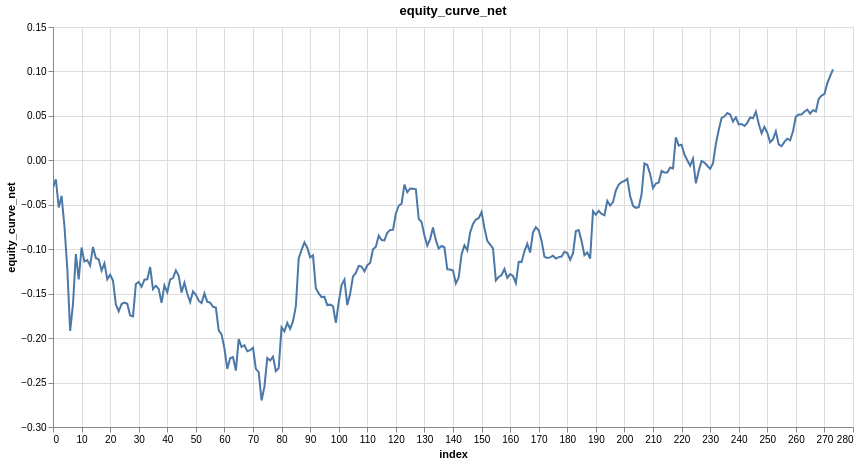

Write notebook code for a chart like this one.
### Code cell
research.plot_column(model_trades, 'equity_curve_net')
# we have stable returns, but unfortunately stable negative returns. transactions fee magnifies our losses and decreases our average win,
# so its really reducing our expected value, if fees were lower maybe we'd be fine but they are high, cause us to lose money despite a >50% win
# rate and positive ev before. this is why we need to factor in transactions fees into our model. Without transaction fees, we'd have an edge
# what this tells us is that we can't trade on a 1 hour basis. With maker fees, you have lower loses but loses nonetheless. 
# Now what we need to do is to look at different time intervals, maybe longer time intervals, like 8 hours or 12 hours

### Figure 1 — Vega specification as saved in the notebook (floating-point values rounded to 4 significant figures; data arrays with more than 128 entries replaced by an {"elided": "..."} marker saying what was removed)
{"$schema": "https://vega.github.io/schema/vega/v6.json", "data": [{"name": "param_1e9efca18e7a2868_store"}, {"name": "source_0", "values": {"elided": "274 records"}}, {"name": "source_0_x_domain_index", "values": [{"min": 0, "max": 273}]}, {"name": "source_0_y_domain_equity_curve_net", "values": [{"min": -0.2701, "max": 0.1023}]}], "signals": [{"name": "unit", "value": {}, "on": [{"events": "pointermove", "update": "isTuple(group()) ? group() : unit"}]}, {"name": "param_1e9efca18e7a2868", "update": "vlSelectionResolve(\"param_1e9efca18e7a2868_store\", \"union\")"}, {"name": "param_1e9efca18e7a2868_index", "on": [{"events": [{"source": "view", "type": "dblclick"}], "update": "null"}, {"events": {"signal": "param_1e9efca18e7a2868_translate_delta"}, "update": "panLinear(param_1e9efca18e7a2868_translate_anchor.extent_x, -param_1e9efca18e7a2868_translate_delta.x / width)"}, {"events": {"signal": "param_1e9efca18e7a2868_zoom_delta"}, "update": "zoomLinear(domain(\"x\"), param_1e9efca18e7a2868_zoom_anchor.x, param_1e9efca18e7a2868_zoom_delta)"}]}, {"name": "param_1e9efca18e7a2868_equity_curve_net", "on": [{"events": [{"source": "view", "type": "dblclick"}], "update": "null"}, {"events": {"signal": "param_1e9efca18e7a2868_translate_delta"}, "update": "panLinear(param_1e9efca18e7a2868_translate_anchor.extent_y, param_1e9efca18e7a2868_translate_delta.y / height)"}, {"events": {"signal": "param_1e9efca18e7a2868_zoom_delta"}, "update": "zoomLinear(domain(\"y\"), param_1e9efca18e7a2868_zoom_anchor.y, param_1e9efca18e7a2868_zoom_delta)"}]}, {"name": "param_1e9efca18e7a2868_tuple", "on": [{"events": [{"signal": "param_1e9efca18e7a2868_index || param_1e9efca18e7a2868_equity_curve_net"}], "update": "param_1e9efca18e7a2868_index && param_1e9efca18e7a2868_equity_curve_net ? {unit: \"\", fields: param_1e9efca18e7a2868_tuple_fields, values: [param_1e9efca18e7a2868_index,param_1e9efca18e7a2868_equity_curve_net]} : null"}]}, {"name": "param_1e9efca18e7a2868_tuple_fields", "value": [{"field": "index", "channel": "x", "type": "R"}, {"field": "equity_curve_net", "channel": "y", "type": "R"}]}, {"name": "param_1e9efca18e7a2868_translate_anchor", "value": {}, "on": [{"events": [{"source": "scope", "type": "pointerdown"}], "update": "{x: x(unit), y: y(unit), extent_x: domain(\"x\"), extent_y: domain(\"y\")}"}]}, {"name": "param_1e9efca18e7a2868_translate_delta", "value": {}, "on": [{"events": [{"source": "window", "between": [{"source": "scope", "type": "pointerdown"}, {"source": "window", "type": "pointerup"}], "type": "pointermove", "consume": true}], "update": "{x: param_1e9efca18e7a2868_translate_anchor.x - x(unit), y: param_1e9efca18e7a2868_translate_anchor.y - y(unit)}"}]}, {"name": "param_1e9efca18e7a2868_zoom_anchor", "on": [{"events": [{"source": "scope", "consume": true, "type": "wheel"}], "update": "{x: invert(\"x\", x(unit)), y: invert(\"y\", y(unit))}"}]}, {"name": "param_1e9efca18e7a2868_zoom_delta", "on": [{"events": [{"source": "scope", "type": "wheel", "consume": true}], "update": "pow(1.001, event.deltaY * pow(16, event.deltaMode))", "force": true}]}, {"name": "param_1e9efca18e7a2868_modify", "on": [{"events": {"signal": "param_1e9efca18e7a2868_tuple"}, "update": "modify(\"param_1e9efca18e7a2868_store\", param_1e9efca18e7a2868_tuple, true)"}]}], "marks": [{"type": "line", "name": "marks", "from": {"data": "source_0"}, "sort": {"field": "x"}, "encode": {"update": {"defined": {"signal": "isValid(datum[\"index\"]) && isFinite(+datum[\"index\"]) && isValid(datum[\"equity_curve_net\"]) && isFinite(+datum[\"equity_curve_net\"])"}, "stroke": {"value": "#4c78a8"}, "y": {"field": "equity_curve_net", "scale": "y"}, "tooltip": {"signal": "{\"index\": format(datum[\"index\"], \"\"), \"equity_curve_net\": format(datum[\"equity_curve_net\"], \"\")}"}, "x": {"field": "index", "scale": "x"}}}, "clip": true, "interactive": true, "style": ["line"]}], "scales": [{"name": "x", "type": "linear", "domain": [{"signal": "(data(\"source_0_x_domain_index\")[0] || {}).min"}, {"signal": "(data(\"source_0_x_domain_index\")[0] || {}).max"}], "range": [0, {"signal": "width"}], "domainRaw": {"signal": "param_1e9efca18e7a2868[\"index\"]"}, "zero": false, "nice": true}, {"name": "y", "type": "linear", "domain": [{"signal": "(data(\"source_0_y_domain_equity_curve_net\")[0] || {}).min"}, {"signal": "(data(\"source_0_y_domain_equity_curve_net\")[0] || {}).max"}], "range": [{"signal": "height"}, 0], "zero": true, "domainRaw": {"signal": "param_1e9efca18e7a2868[\"equity_curve_net\"]"}, "nice": true}], "axes": [{"scale": "x", "gridScale": "y", "minExtent": 0, "orient": "bottom", "labels": false, "tickCount": {"signal": "ceil(width/40)"}, "maxExtent": 0, "ticks": false, "grid": true, "domain": false, "aria": false, "zindex": 0}, {"scale": "y", "tickCount": {"signal": "ceil(height/40)"}, "maxExtent": 0, "ticks": false, "gridScale": "x", "minExtent": 0, "zindex": 0, "domain": false, "orient": "left", "grid": true, "labels": false, "aria": false}, {"scale": "x", "zindex": 0, "labelOverlap": true, "labelFlush": true, "orient": "bottom", "grid": false, "title": "index", "tickCount": {"signal": "ceil(width/40)"}}, {"scale": "y", "labelOverlap": true, "tickCount": {"signal": "ceil(height/40)"}, "orient": "left", "grid": false, "title": "equity_curve_net", "zindex": 0}], "title": {"text": "equity_curve_net", "frame": "group"}, "background": "white", "padding": 5, "height": 400, "style": "cell", "width": 800}
